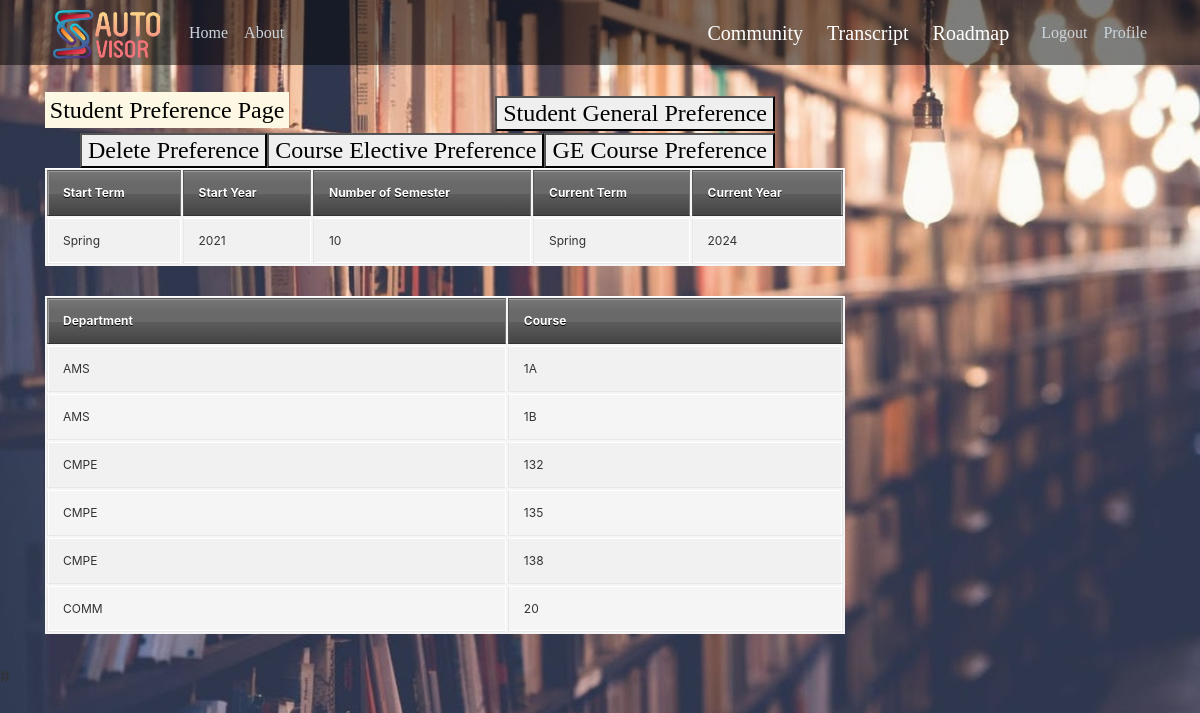
The page /Preference/ (signed in) on the database its author committed.
### schedule/models.py (models this page shows, shortened)
class Student(models.Model):
	id = models.AutoField(auto_created=True, primary_key=True)
	studentID = models.CharField(max_length=9,unique=True)
	user = models.OneToOneField(User, default=None, null=True, on_delete=models.CASCADE)
	startTerm = models.CharField(max_length=6,choices=TERMS,default='Fall')
	startYear = models.IntegerField(default=date.today().year)
	numSemesters = models.IntegerField(default=8)
	currentTerm = models.CharField(max_length=6, choices=TERMS, default='Fall')
	currentYear = models.IntegerField(default=date.today().year)
	catalogue = models.ForeignKey('Catalogue',on_delete=models.RESTRICT)
	prefCourseList = models.ManyToManyField('Course', symmetrical=False, blank=True, through='PreferredCourse')
	separateSV = models.BooleanField(default=False)
	roadmap = models.OneToOneField('Roadmap',on_delete=models.SET_NULL,default=None,blank=True,null=True)
	transcript = models.OneToOneField('Transcript',on_delete=models.SET_NULL,default=None,blank=True,null=True)
	friends = models.ManyToManyField('self',symmetrical=True,related_name='AcceptedFriends',blank=True)
	friendRequests = models.ManyToManyField('self',symmetrical=False,related_name='RequestFriends',blank=True)
	class Meta:
		ordering = ('studentID',)

class PreferredCourse(models.Model):
	course = models.ForeignKey('Course',on_delete=models.CASCADE)
	student = models.ForeignKey('Student',on_delete=models.CASCADE)
	reqID = models.ManyToManyField('GERequirement',default=None,blank=True)
	courseType = models.CharField(max_length=13, choices=CLASS_TYPE, default='General')
	class Meta:
		ordering = ('student','course',)

class Course(models.Model):
	id = models.AutoField(primary_key=True)
	department = models.ForeignKey('Department',on_delete=models.RESTRICT)
	courseID = models.TextField()
	numUnits = models.IntegerField(default=3)
	prereqs = models.ManyToManyField('self',symmetrical=False,blank=True,related_name='Prerequisites',through='PrereqGrade')
	coreqs = models.ManyToManyField('self',symmetrical=False,blank=True,related_name='Corequisites')
	GEArea = models.ManyToManyField('GEArea', symmetrical=False, blank=True,related_name='GE_Areas')
	unitPrereq = models.IntegerField(default=0) #How many units must be taken before taking class
	requiresWST = models.BooleanField(default=False)
	isCapstone = models.BooleanField(default=False)
	isAlternateCapstone = models.BooleanField(default=False)
	NOfPrereqs = models.ManyToManyField('self',symmetrical=False,blank=True,related_name='Optional_Prerequisites',through='OptionalPrereqGrade')
	NPrereqs = models.IntegerField(default=0)
	NOfCoreqs = models.ManyToManyField('self', symmetrical=False, blank=True, related_name='Optional_Corequisites')
	NCoreqs = models.IntegerField(default=0)
	GEPrereqs = models.ManyToManyField('GEArea', symmetrical=False, blank=True,related_name='GE_Prerequisites')
	sequential = models.ManyToManyField('self',symmetrical=False,blank=True,related_name='Sequential')
	class Meta:
		unique_together = ('department', 'courseID', )
		ordering = ('department', 'courseID', )

class Department(models.Model):
	abrv = models.TextField(primary_key=True)
	name = models.TextField()
	class Meta:
		ordering = ('abrv',)
	def __str__(self):
		return str(self.abrv)

### schedule/views.py (the view)
# urls.py: path('Preference/', views.Preference,
@login_required
def Preference(request):
    student = Student.objects.get(user=request.user)
    preferredCourse = PreferredCourse.objects.filter(student=student)
    context = {
	    'student': student,
		'preferredCourses': preferredCourse
    }
    return render(request, 'schedule/Preference.html', context)

### schedule/templates/schedule/Preference.html (shortened to what this page needs)
{% extends "schedule/base.html" %}
{% block content %}
<html>
    <h4><mark> Student Preference Page
    <button id="myButton1" class="float-right submit-button" >Student General Preference</button>
    </h4>
    <h4>
    <button id="myButton2" class="float-right submit-button" >GE Course Preference</button>
    </h4>
       <h4>
    <button id="myButton3" class="float-right submit-button" >Course Elective Preference</button>
    </h4>
    <h4>
 <button id="myButton4" class="float-right submit-button" >Delete Preference</button>
 </h4>
    <table>
        <thead>
          <tr>
              <th>Start Term</th>
              <th>Start Year</th>
              <th>Number of Semester</th>
              <th>Current Term</th>
              <th>Current Year</th>
          </tr>
        </thead>
        <tbody>
            <tr>
            <td>{{student.startTerm}}</td>
            <td>{{student.startYear}}</td>
            <td>{{student.numSemesters}}</td>
            <td>{{student.currentTerm}}</td>
            <td>{{student.currentYear}}</td>
          </tr>
        </tbody>
      </table>
      <table>
            <thead>
              <tr>
                  <th>Department</th>
                  <th>Course</th>
              </tr>
            </thead>
            <tbody>
            {% for preferredCourse in preferredCourses %}
                <tr>
                <td>{{preferredCourse.course.department}}</td>
                <td>{{preferredCourse.course.courseID}}</td>
              </tr>
            {% endfor %}
            </tbody>
          </table>
</html>
{% endblock content %}

### schedule/static/schedule/main.css (style rules this page uses)
body { background: #fafafa url(https://jackrugile.com/images/misc/noise-diagonal.png); color: #444; }
table { background: #f5f5f5; border-collapse: separate; box-shadow: inset 0 1px 0 #fff; font-size: 12px; line-height: 24px; margin: 30px auto; text-align: left; width: 800px; }
th { background: url(https://jackrugile.com/images/misc/noise-diagonal.png), linear-gradient(#777, #444); border-left: 1px solid #555; border-right: 1px solid #777; border-top: 1px solid #555; border-bottom: 1px solid #333; box-shadow: inset 0 1px 0 #999; color: #fff; font-weight: bold; padding: 10px 15px; position: relative; text-shadow: 0 1px 0 #000; }
th:after { background: linear-gradient(rgba(255,255,255,0), rgba(255,255,255,.08)); content: ''; display: block; height: 25%; left: 0; margin: 1px 0 0 0; position: absolute; top: 25%; width: 100%; }
th:first-child { border-left: 1px solid #777; box-shadow: inset 1px 1px 0 #999; }
th:last-child { box-shadow: inset -1px 1px 0 #999; }
td { border-right: 1px solid #fff; border-left: 1px solid #e8e8e8; border-top: 1px solid #fff; border-bottom: 1px solid #e8e8e8; padding: 10px 15px; position: relative; transition: all 300ms; }
td:first-child { box-shadow: inset 1px 0 0 #fff; }
td:last-child { border-right: 1px solid #e8e8e8; box-shadow: inset -1px 0 0 #fff; }
tr { background: url(https://jackrugile.com/images/misc/noise-diagonal.png); }
tr:nth-child(odd) td { background: #f1f1f1 url(https://jackrugile.com/images/misc/noise-diagonal.png); }
tr:last-of-type td { box-shadow: inset 0 -1px 0 #fff; }
tr:last-of-type td:first-child { box-shadow: inset 1px -1px 0 #fff; }
tr:last-of-type td:last-child { box-shadow: inset -1px -1px 0 #fff; }
body { background: #fafafa; color: #333333; margin-top: 6rem; background-image: url(images/background.jpg); background-repeat: no-repeat; background-size: cover; background-attachment: fixed; }
h1, h2, h3, h4, h5, h6 { color: white; font-family:Raleway }

### rows shown on the page
Student: startTerm "Spring", startYear "2021", numSemesters "10", currentTerm "Spring", currentYear "2024"
PreferredCourse: course.department "AMS", course.courseID "1A"
PreferredCourse: course.department "AMS", course.courseID "1B"
PreferredCourse: course.department "CMPE", course.courseID "132"
PreferredCourse: course.department "CMPE", course.courseID "135"
PreferredCourse: course.department "CMPE", course.courseID "138"
PreferredCourse: course.department "COMM", course.courseID "20"
